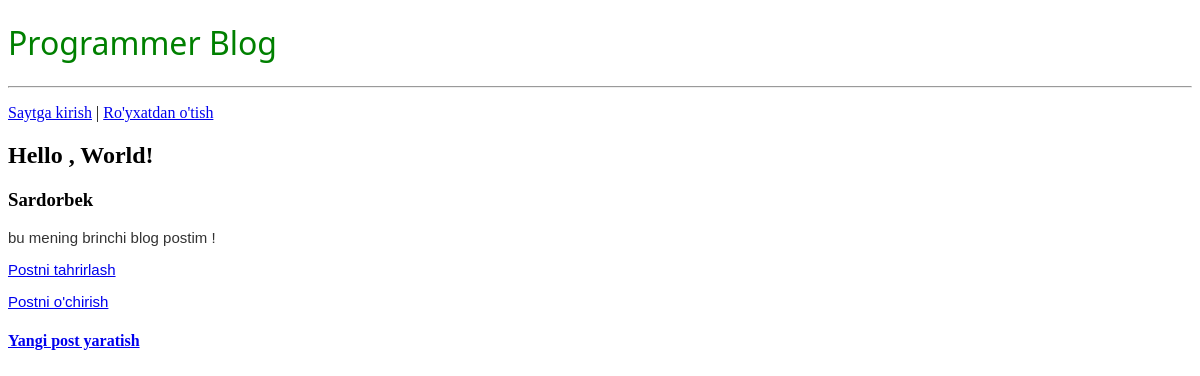
/post/1, run on the app's committed database.
### blog/models.py (models this page shows, shortened)
class Post(models.Model):
    title = models.CharField(max_length=200)
    author = models.ForeignKey(
        'auth.User',
        on_delete=models.CASCADE
    )
    body = models.TextField()

### blog/views.py (the view)
# urls.py: path('post/<int:pk>' , BlogDetailView.as_view() , name='post_detail'),
class BlogDetailView(DetailView):
    model = Post
    template_name = 'postdetail.html'

### templates/postdetail.html
{% extends 'base.html' %}
{% block content %}
    <div class="post-entry">
        <h2>{{post.title}}</h2>
        <h3>{{post.author}}</h3>
        <p>{{ post.body}}</p>
        <p><a href="{% url 'post_edit' post.pk %}">Postni tahrirlash</a></p>
        <p><a href="{% url 'post_del' post.pk %}">Postni o'chirish</a></p>
    </div>
{% endblock content %}

### static/css/base.css (style rules this page uses)
.post-entry p { font-family: sans-serif; color: #333; font-size: 15px; }

### data on the page
Post: title "Hello , World!", author "Sardorbek", body "bu mening brinchi blog postim !"
